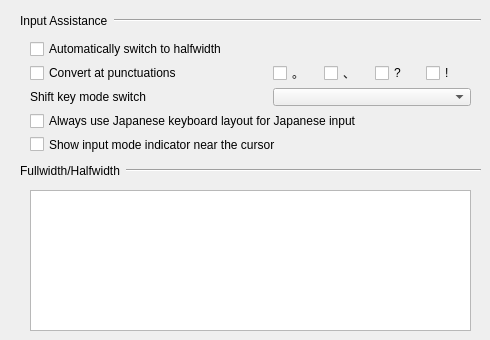
    <widget class="QWidget" name="inputsupport_tab">
     <attribute name="title">
      <string>Advanced</string>
     </attribute>
     <widget class="CharacterFormEditor" name="characterFormEditor">
      <property name="geometry">
       <rect>
        <x>30</x>
        <y>190</y>
        <width>441</width>
        <height>141</height>
       </rect>
      </property>
     </widget>
     <widget class="QWidget" name="horizontalLayoutWidget_2">
      <property name="geometry">
       <rect>
        <x>20</x>
        <y>10</y>
        <width>461</width>
        <height>21</height>
       </rect>
      </property>
      <layout class="QHBoxLayout" name="horizontalLayout_4">
       <item>
        <widget class="QLabel" name="autoCorrectionLable">
         <property name="text">
          <string>Input Assistance</string>
         </property>
        </widget>
       </item>
       <item>
        <widget class="Line" name="autoCorrectionLine_2">
         <property name="sizePolicy">
          <sizepolicy hsizetype="MinimumExpanding" vsizetype="Fixed">
           <horstretch>0</horstretch>
           <verstretch>0</verstretch>
          </sizepolicy>
         </property>
         <property name="orientation">
          <enum>Qt::Horizontal</enum>
         </property>
        </widget>
       </item>
      </layout>
     </widget>
     <widget class="QWidget" name="horizontalLayoutWidget_3">
      <property name="geometry">
       <rect>
        <x>20</x>
        <y>160</y>
        <width>461</width>
        <height>21</height>
       </rect>
      </property>
      <layout class="QHBoxLayout" name="horizontalLayout_6">
       <item>
        <widget class="QLabel" name="autoCorrectionLable_2">
         <property name="text">
          <string>Fullwidth/Halfwidth</string>
         </property>
        </widget>
       </item>
       <item>
        <widget class="Line" name="halffullWidthLine">
         <property name="sizePolicy">
          <sizepolicy hsizetype="MinimumExpanding" vsizetype="Fixed">
           <horstretch>0</horstretch>
           <verstretch>0</verstretch>
          </sizepolicy>
         </property>
         <property name="orientation">
          <enum>Qt::Horizontal</enum>
         </property>
        </widget>
       </item>
      </layout>
     </widget>
     <widget class="QWidget" name="gridLayoutWidget_9">
      <property name="geometry">
       <rect>
        <x>30</x>
        <y>40</y>
        <width>441</width>
        <height>113</height>
       </rect>
      </property>
      <layout class="QGridLayout" name="gridLayout_9">
       <item row="0" column="0" colspan="7">
        <widget class="QCheckBox" name="useAutoImeTurnOff">
         <property name="text">
          <string>Automatically switch to halfwidth</string>
         </property>
        </widget>
       </item>
       <item row="2" column="0" colspan="3">
        <widget class="QLabel" name="autoCorrectionLable_3">
         <property name="text">
          <string>Shift key mode switch</string>
         </property>
        </widget>
       </item>
       <item row="2" column="3" colspan="4">
        <widget class="QComboBox" name="shiftKeyModeSwitchComboBox">
         <property name="minimumSize">
          <size>
           <width>150</width>
           <height>0</height>
          </size>
         </property>
        </widget>
       </item>
       <item row="1" column="4">
        <widget class="QCheckBox" name="toutenCheckBox">
         <property name="maximumSize">
          <size>
           <width>45</width>
           <height>16777215</height>
          </size>
         </property>
         <property name="text">
          <string>、</string>
         </property>
        </widget>
       </item>
       <item row="1" column="5">
        <widget class="QCheckBox" name="questionMarkCheckBox">
         <property name="maximumSize">
          <size>
           <width>45</width>
           <height>16777215</height>
          </size>
         </property>
         <property name="text">
          <string>?</string>
         </property>
        </widget>
       </item>
       <item row="1" column="0" colspan="3">
        <widget class="QCheckBox" name="useAutoConversion">
         <property name="text">
          <string>Convert at punctuations</string>
         </property>
        </widget>
       </item>
       <item row="1" column="3">
        <widget class="QCheckBox" name="kutenCheckBox">
         <property name="maximumSize">
          <size>
           <width>45</width>
           <height>16777215</height>
          </size>
         </property>
         <property name="text">
          <string>。</string>
         </property>
        </widget>
       </item>
       <item row="1" column="6">
        <widget class="QCheckBox" name="exclamationMarkCheckBox">
         <property name="maximumSize">
          <size>
           <width>45</width>
           <height>16777215</height>
          </size>
         </property>
         <property name="text">
          <string>!</string>
         </property>
        </widget>
       </item>
       <item row="3" column="0" colspan="7">
        <widget class="QCheckBox" name="useJapaneseLayout">
         <property name="enabled">
          <bool>true</bool>
         </property>
         <property name="text">
          <string>Always use Japanese keyboard layout for Japanese input</string>
         </property>
        </widget>
       </item>
       <item row="4" column="0" colspan="7">
        <widget class="QCheckBox" name="useModeIndicator">
         <property name="enabled">
          <bool>true</bool>
         </property>
         <property name="text">
          <string>Show input mode indicator near the cursor</string>
         </property>
        </widget>
       </item>
      </layout>
     </widget>
    </widget>
